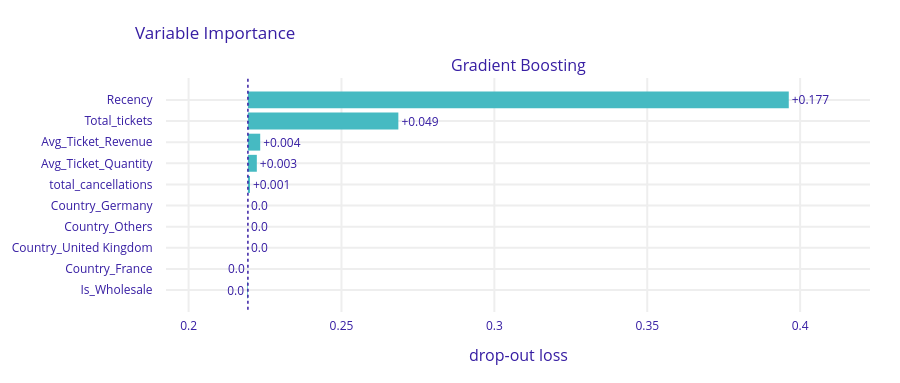

Notebook code cell kept with this figure:
### Markdown cell above
## 8. Modelo: explicabilidad
indicar las variables más relevantes del modelo. COn Dalex o más sencillo, los propios  tiene manera de obtener las variables:   
Ej. 

from xgboost import plot_importance
import matplotlib.pyplot as plt

plot_importance(model)
plt.show()

### Code cell
import dalex
import warnings
warnings.filterwarnings("ignore")
# Matrices procesadas a dataframes
X_train_df = pd.DataFrame(X_train, columns=df_modelo.drop(columns=['Purchase']).columns)
X_test_df = pd.DataFrame(X_test, columns=df_modelo.drop(columns=['Purchase']).columns)

# Explainer de dalex para el modelo de Gradient Boosting
explainer_gb = dalex.Explainer(best_gb, X_test_df, y_test, label="Gradient Boosting")

# Importancia global de las variables
importance_gb = explainer_gb.model_parts()
importance_gb.plot()

### Figure 1 — Plotly figure (JSON) as saved in the notebook; plotly's stock layout.template omitted (floating-point values rounded to 4 significant figures)
{"data": [{"base": 0.2194, "hoverinfo": "text", "hoverlabel": {"bgcolor": "rgba(0,0,0,0.8)"}, "hovertext": ["Model: Gradient Boosting loss after<br>variable: Recency is permuted: 0.396<br>Drop-out loss change: +0.177", "Model: Gradient Boosting loss after<br>variable: Total_tickets is permuted: 0.269<br>Drop-out loss change: +0.049", "Model: Gradient Boosting loss after<br>variable: Avg_Ticket_Revenue is permuted: 0.223<br>Drop-out loss change: +0.004", "Model: Gradient Boosting loss after<br>variable: Avg_Ticket_Quantity is permuted: 0.222<br>Drop-out loss change: +0.003", "Model: Gradient Boosting loss after<br>variable: total_cancellations is permuted: 0.22<br>Drop-out loss change: +0.001", "Model: Gradient Boosting loss after<br>variable: Country_Germany is permuted: 0.219<br>Drop-out loss change: -0.0", "Model: Gradient Boosting loss after<br>variable: Country_Others is permuted: 0.219<br>Drop-out loss change: -0.0", "Model: Gradient Boosting loss after<br>variable: Country_United Kingdom is permuted: 0.219<br>Drop-out loss change: -0.0", "Model: Gradient Boosting loss after<br>variable: Country_France is permuted: 0.219<br>Drop-out loss change: -0.0", "Model: Gradient Boosting loss after<br>variable: Is_Wholesale is permuted: 0.219<br>Drop-out loss change: -0.0"], "marker": {"color": "#46bac2"}, "orientation": "h", "showlegend": false, "text": ["+0.177", "+0.049", "+0.004", "+0.003", "+0.001", "0.0", "0.0", "0.0", "0.0", "0.0"], "textposition": "outside", "type": "bar", "x": [0.1769, 0.04919, 0.004022, 0.002917, 0.0006914, 0, 0, 0, -1e-05, -0.0002233], "xaxis": "x", "y": ["Recency", "Total_tickets", "Avg_Ticket_Revenue", "Avg_Ticket_Quantity", "total_cancellations", "Country_Germany", "Country_Others", "Country_United Kingdom", "Country_France", "Is_Wholesale"], "yaxis": "y"}], "layout": {"annotations": [{"font": {"size": 16}, "showarrow": false, "text": "Gradient Boosting", "x": 0.5, "xanchor": "center", "xref": "paper", "y": 1, "yanchor": "bottom", "yref": "paper"}, {"font": {"size": 16}, "showarrow": false, "text": "drop-out loss", "x": 0.5, "xanchor": "center", "xref": "paper", "y": 0, "yanchor": "top", "yref": "paper", "yshift": -30}], "font": {"color": "#371ea3"}, "height": 383, "margin": {"b": 71, "r": 30, "t": 78}, "shapes": [{"line": {"color": "#371ea3", "dash": "dot", "width": 1.5}, "type": "line", "x0": 0.2194, "x1": 0.2194, "xref": "x", "y0": -1, "y1": 10, "yref": "y"}], "title": {"text": "Variable Importance", "x": 0.15}, "xaxis": {"anchor": "y", "automargin": true, "domain": [0, 1], "fixedrange": true, "gridwidth": 2, "range": [0.1926, 0.4228], "tickcolor": "white", "ticklen": 3, "ticks": "outside", "type": "linear", "zeroline": false}, "yaxis": {"anchor": "x", "automargin": true, "autorange": "reversed", "domain": [0, 1], "fixedrange": true, "gridwidth": 2, "tickcolor": "white", "ticklen": 10, "ticks": "outside", "type": "category"}}}
